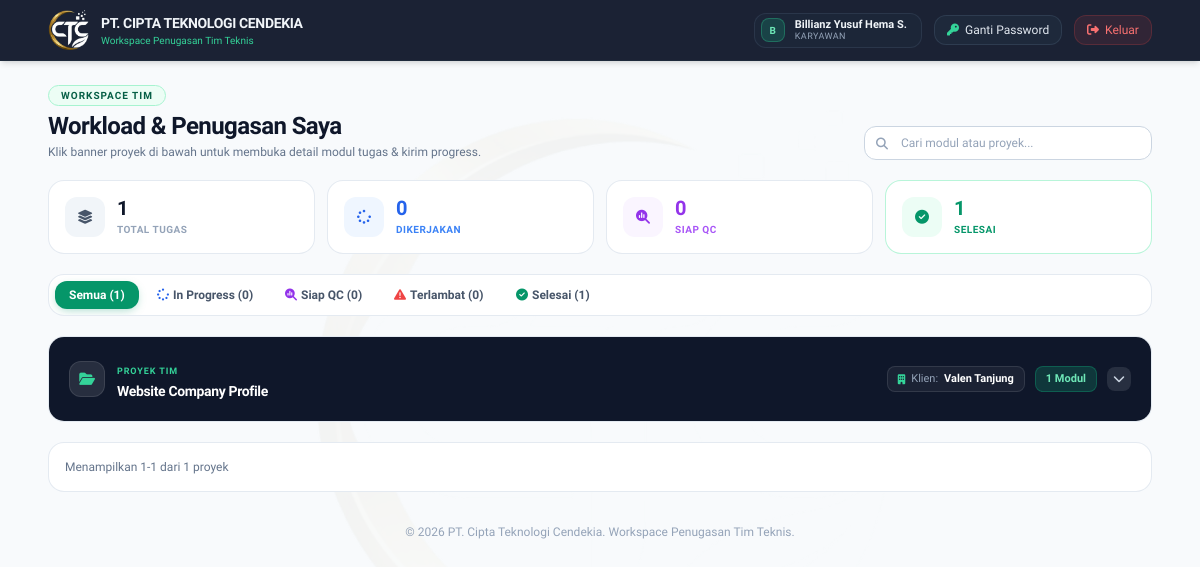
Before: /my_tasks.php (signed in) with the older database file.
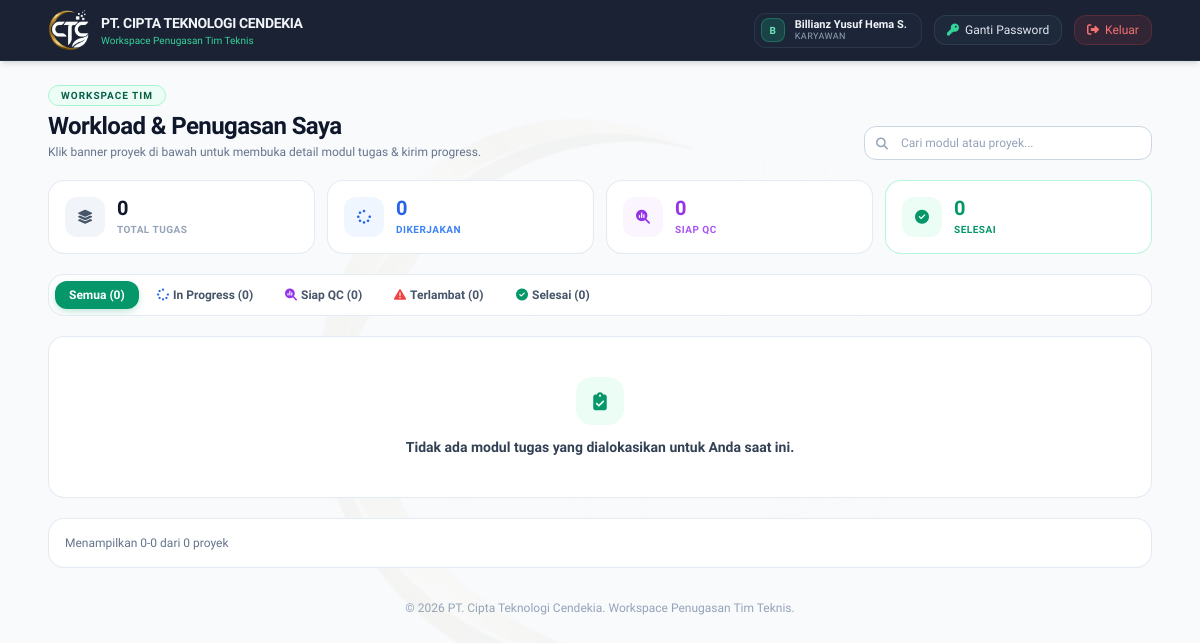
After: the same page with the newer database file.
### tables this page shows
CREATE TABLE `tasks` (
  `id` int(11) NOT NULL,
  `project_id` int(11) NOT NULL,
  `assigned_to` int(11) DEFAULT NULL,
  `user_id` int(11) NOT NULL,
  `nama_tugas` varchar(200) NOT NULL,
  `prioritas` enum('Low','Medium','High','Urgent') DEFAULT 'Medium',
  `status` enum('To Do','In Progress','Ready for Review','Done') DEFAULT 'To Do',
  `progress_notes` text DEFAULT NULL,
  `updated_by_user_id` int(11) DEFAULT NULL,
  `revision_notes` text DEFAULT NULL,
  `drive_link` varchar(255) DEFAULT NULL,
  `deadline` date NOT NULL,
  `updated_at` timestamp NOT NULL DEFAULT current_timestamp() ON UPDATE current_timestamp()
);

CREATE TABLE `projects` (
  `id` int(11) NOT NULL,
  `nama_projek` varchar(150) NOT NULL,
  `klien` varchar(100) NOT NULL,
  `budget` decimal(15,2) NOT NULL DEFAULT 0.00,
  `tanggal_mulai` date NOT NULL,
  `deadline` date NOT NULL,
  `status` enum('Planning','In Progress','Completed','On Hold') DEFAULT 'Planning',
  `kategori_rab` enum('Website','IoT','Mobile','Custom') NOT NULL DEFAULT 'Website',
  `rab_custom_data` longtext DEFAULT NULL,
  `client_token` varchar(64) DEFAULT NULL,
  `requirement_id` int(11) DEFAULT NULL,
  `created_at` timestamp NOT NULL DEFAULT current_timestamp()
);

### my_tasks.php (the view, shortened to what the changed rows need)
<?php
require_once __DIR__ . '/config/database.php';
$user_id   = $_SESSION['user_id'];
$stmtMyTasks = $pdo->prepare("
    SELECT DISTINCT t.*, p.nama_projek, p.klien
    FROM tasks t
    JOIN projects p ON t.project_id = p.id
    LEFT JOIN task_assignees ta ON t.id = ta.task_id
    WHERE t.user_id = ? OR t.assigned_to = ? OR ta.user_id = ?
    ORDER BY p.nama_projek ASC, FIELD(t.prioritas, 'Urgent', 'High', 'Medium', 'Low'), FIELD(t.status, 'In Progress', 'Ready for Review', 'To Do', 'Done'), t.deadline ASC
");
$stmtMyTasks->execute([$user_id, $user_id, $user_id]);
$myTasks = $stmtMyTasks->fetchAll();
$projectsWithTasks = [];
$countAll = count($myTasks);
$countInProgress = 0;
$countReview = 0;
$countDone = 0;
$countOverdue = 0;
foreach ($myTasks as $tk) {
    $pId = $tk['project_id'];
    if (!isset($projectsWithTasks[$pId])) {
        $projectsWithTasks[$pId] = [
            'project_id'   => $pId,
            'nama_projek'  => $tk['nama_projek'],
            'klien'        => $tk['klien'],
            'tasks'        => [],
            'urgent_count' => 0
        ];
    }
    $projectsWithTasks[$pId]['tasks'][] = $tk;
    $st = strtolower($tk['status']);
    if ($st === 'in progress') $countInProgress++;
    elseif ($st === 'ready for review') $countReview++;
    elseif ($st === 'done') $countDone++;
}
?>
<!DOCTYPE html>
<html lang="id">
<head>
    <script src="https://cdn.tailwindcss.com"></script>
    <link rel="stylesheet" href="https://cdnjs.cloudflare.com/ajax/libs/font-awesome/6.4.0/css/all.min.css">
</head>
<body class="bg-[#f8fafc] text-slate-800 min-h-screen selection:bg-emerald-600 selection:text-white relative overflow-x-hidden antialiased">
    <header class="sticky top-0 z-40 bg-slate-900/95 text-white border-b border-slate-800 shadow-md backdrop-blur-md">
        <div class="max-w-6xl mx-auto px-4 sm:px-6 py-2.5 flex justify-between items-center gap-3">
            <div class="flex items-center gap-3 min-w-0">
                <div class="min-w-0">
                    <h1 class="font-bold text-xs sm:text-sm tracking-tight truncate text-slate-100">PT. CIPTA TEKNOLOGI CENDEKIA</h1>
                </div>
            </div>
        </div>
    </header>
    <main class="max-w-6xl mx-auto px-4 sm:px-6 py-6 relative z-10 animate-fade-in">
        <div class="mb-5 flex flex-col md:flex-row md:items-end justify-between gap-4">
            <div>
                <h2 class="text-xl sm:text-2xl font-bold text-slate-900 tracking-tight">Workload & Penugasan Saya</h2>
            </div>
        </div>
        <div class="grid grid-cols-2 sm:grid-cols-4 gap-3 mb-5">
            <div class="stat-card bg-white rounded-2xl border border-slate-200/90 p-4 shadow-xs flex items-center gap-3">
                <div class="min-w-0">
                    <span class="block text-xl font-bold text-slate-900 leading-none"><?= $countAll ?></span>
                    <span class="block text-[10px] font-semibold uppercase tracking-wider text-slate-400 mt-1">Total Tugas</span>
                </div>
            </div>
            <?php if ($countOverdue > 0): ?>
            <div class="stat-card bg-white rounded-2xl border border-red-200 p-4 shadow-xs flex items-center gap-3">
                <div class="w-10 h-10 rounded-xl bg-red-50 text-red-600 flex items-center justify-center text-sm shrink-0">
                    <i class="fa-solid fa-triangle-exclamation"></i>
                </div>
                <div class="min-w-0">
                    <span class="block text-xl font-bold text-red-600 leading-none"><?= $countOverdue ?></span>
                    <span class="block text-[10px] font-semibold uppercase tracking-wider text-red-500 mt-1">Terlambat</span>
                </div>
            </div>
            <?php else: ?>
            <div class="stat-card bg-white rounded-2xl border border-emerald-200/80 p-4 shadow-xs flex items-center gap-3">
                <div class="w-10 h-10 rounded-xl bg-emerald-50 text-emerald-600 flex items-center justify-center text-sm shrink-0">
                    <i class="fa-solid fa-circle-check"></i>
                </div>
                <div class="min-w-0">
                    <span class="block text-xl font-bold text-emerald-600 leading-none"><?= $countDone ?></span>
                    <span class="block text-[10px] font-semibold uppercase tracking-wider text-emerald-600 mt-1">Selesai</span>
                </div>
            </div>
            <?php endif; ?>
        </div>
        <div id="filterTabs" class="bg-white border border-slate-200/90 rounded-2xl p-1.5 mb-5 shadow-xs flex items-center gap-1 overflow-x-auto">
            <button onclick="filterStatus('all')" class="status-tab active-tab px-3.5 py-1.5 rounded-xl text-xs font-semibold whitespace-nowrap text-slate-600" data-status-tab="all">
                Semua (<?= $countAll ?>)
            </button>
            <button onclick="filterStatus('in_progress')" class="status-tab px-3.5 py-1.5 rounded-xl text-xs font-semibold whitespace-nowrap text-slate-600" data-status-tab="in_progress">
                <i class="fa-solid fa-spinner mr-1 text-blue-600"></i>In Progress (<?= $countInProgress ?>)
            </button>
            <button onclick="filterStatus('ready_for_review')" class="status-tab px-3.5 py-1.5 rounded-xl text-xs font-semibold whitespace-nowrap text-slate-600" data-status-tab="ready_for_review">
                <i class="fa-solid fa-magnifying-glass-chart mr-1 text-purple-600"></i>Siap QC (<?= $countReview ?>)
            </button>
            <button onclick="filterStatus('overdue')" class="status-tab px-3.5 py-1.5 rounded-xl text-xs font-semibold whitespace-nowrap text-slate-600" data-status-tab="overdue">
                <i class="fa-solid fa-triangle-exclamation mr-1 text-red-500"></i>Terlambat (<?= $countOverdue ?>)
            </button>
            <button onclick="filterStatus('done')" class="status-tab px-3.5 py-1.5 rounded-xl text-xs font-semibold whitespace-nowrap text-slate-600" data-status-tab="done">
                <i class="fa-solid fa-circle-check mr-1 text-emerald-600"></i>Selesai (<?= $countDone ?>)
            </button>
        </div>
        <div class="space-y-4" id="projectsContainer">
            <?php if (empty($projectsWithTasks)): ?>
                <div class="bg-white border border-slate-200/90 rounded-2xl p-10 text-center shadow-xs">
                    <div class="w-12 h-12 mx-auto mb-3 rounded-2xl bg-emerald-50 text-emerald-600 flex items-center justify-center text-lg">
                        <i class="fa-solid fa-clipboard-check"></i>
                    </div>
                    <p class="font-semibold text-slate-700 text-xs sm:text-sm">Tidak ada modul tugas yang dialokasikan untuk Anda saat ini.</p>
                </div>
            <?php else: ?>
                <?php foreach ($projectsWithTasks as $pId => $projectGroup): ?>
                    <div class="project-section bg-white border border-slate-200/90 rounded-2xl shadow-xs overflow-hidden" data-project-id="<?= $pId ?>">
                        <div onclick="toggleAccordion('project-content-<?= $pId ?>', 'project-chevron-<?= $pId ?>')"
                             class="p-4 sm:p-5 bg-slate-900 text-white cursor-pointer hover:bg-slate-800 transition-colors flex items-center justify-between gap-4 select-none">
                            <div class="flex items-center gap-3 min-w-0">
                                <div class="w-9 h-9 rounded-xl bg-white/10 text-emerald-400 flex items-center justify-center text-sm shrink-0 border border-white/10">
                                    <i class="fa-solid fa-folder-open"></i>
                                </div>
                                <div class="min-w-0">
                                    <span class="inline-block text-[9px] font-bold uppercase tracking-widest text-emerald-400 mb-0.5">
                                        PROYEK TIM
                                    </span>
                                    <h3 class="text-xs sm:text-sm font-bold text-white tracking-tight truncate">
                                        <?= htmlspecialchars($projectGroup['nama_projek']) ?>
                                    </h3>
                                </div>
                            </div>
                            <div class="flex items-center gap-2 sm:gap-2.5 shrink-0">
                                <div class="bg-white/5 border border-white/10 text-slate-300 text-[11px] px-2.5 py-1 rounded-lg font-medium hidden sm:flex items-center gap-1.5">
                                    <i class="fa-solid fa-building text-emerald-400 text-[10px]"></i>
                                    <span class="text-slate-400">Klien:</span> <strong class="text-white font-semibold"><?= htmlspecialchars($projectGroup['klien']) ?></strong>
                                </div>
                                <div class="bg-emerald-500/20 text-emerald-300 border border-emerald-500/30 text-[11px] px-2.5 py-1 rounded-lg font-bold">
                                    <?= count($projectGroup['tasks']) ?> Modul
                                </div>
                                <div class="w-6 h-6 rounded-lg bg-white/10 flex items-center justify-center text-slate-300 text-xs chevron-icon" id="project-chevron-<?= $pId ?>">
                                    <i class="fa-solid fa-chevron-down"></i>
                                </div>
                            </div>
                        </div>
                    </div>
                <?php endforeach; ?>
            <?php endif; ?>
        </div>
        <div class="bg-white border border-slate-200/90 rounded-2xl p-4 mt-5 shadow-xs flex flex-col sm:flex-row justify-between items-center gap-3 text-xs">
            <span class="text-slate-500 font-medium" id="paginationInfo">Menampilkan 0 proyek</span>
        </div>
    </main>
</body>
</html>

Changed rows visible on the page:
removed tasks: project.nama_projek "Website Company Profile", project.klien "Valen Tanjung", count($projectGroup['tasks']) "1"
Other visible differences:
$countAll: "1" → "0"
$countDone: "1" → "0"
text written by a page script: "Menampilkan 1-1 dari 1 proyek" → "Menampilkan 0-0 dari 0 proyek"
text now shown: "Tidak ada modul tugas yang dialokasikan untuk Anda saat ini."
